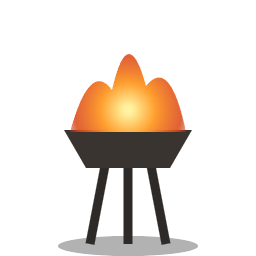
#> input picture assets/cm/brazier.png, 256 x 256 px, found by its file name
$ python make_art.py
#> lines starting #> are read from the running program, lines starting #| are printed output that depends on the picture
"""Pictures made here (assets/cm, nx.*): the cold brazier - Claude and Magic's lit brazier with the fire taken out and
a few dark coals left in the bowl - for the brazier trial; and the traps' own, drawn from nothing: the spike plate
(a worn iron plate pierced with holes), the spikes that spring from it, the dart plate (a flagstone a shade proud of
the floor, a rune on it) and the fire vent (a grate over a red throat) - game/features.py.

    python tools/make_art.py"""
from pathlib import Path

from PIL import Image

CM = Path(__file__).resolve().parents[1] / "assets" / "cm"


def cold_brazier():
    im = Image.open(CM / "brazier.png").convert("RGBA")
#> im is the input picture: PIL image 256x256 RGBA; mean R, G, B, A 26.1, 17.2, 9.2, 45.9
    px = im.load()
    w, h = im.size
#> w = 256; h = 256
    rim = None
    for y in range(h):                                     # (the bowl's rim: the first dark row under the fire)
        for x in range(w):
            r, g, b, a = px[x, y]
            if a > 100 and r < 90 and g < 90 and b < 90 and rim is None:
                rim = y
#> after the loop, rim = 130
    for y in range(h):
        for x in range(w):
            r, g, b, a = px[x, y]
            fire = r > 150 and g > 60 and b < 120 and r > b + 60
            if a and (fire or (rim is not None and y < rim)):
                px[x, y] = (0, 0, 0, 0)
    import random
    rng = random.Random(3)
    if rim is not None:                                    # (coals, cold)
        for _ in range(int(w * 0.6)):
            x = rng.randint(int(w * 0.25), int(w * 0.75))
            y = rim + rng.randint(-2, 2)
            if 0 <= y < h:
                c = rng.randint(28, 52)
                px[x, y] = (c, c - 6, c - 10, 255)
#> this loop made 153 passes
#> y on passes 1 to 12: 132, 130, 132, 131, 129, 132, 131, 129, 132, 128, 130, 130
    im.save(CM / "nx.brazier_cold.png")
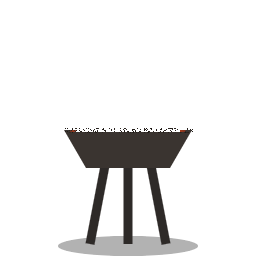
#> saved as nx.brazier_cold.png: PIL image 256x256 RGBA; mean R, G, B, A 5.1, 4.6, 4.3, 25.7; transparent parts drawn white


def _noise(rng, im, amount):
    px = im.load()
    for y in range(im.height):
        for x in range(im.width):
            r, g, b, a = px[x, y]
            if a:
                k = rng.randint(-amount, amount)
                px[x, y] = (max(0, min(255, r + k)), max(0, min(255, g + k)), max(0, min(255, b + k)), a)


def traps():
    import random
    from PIL import ImageDraw
    rng = random.Random(7)
    S = 128
    # the spike plate: iron, riveted, nine holes
    im = Image.new("RGBA", (S, S), (0, 0, 0, 0))
#> im: PIL image 128x128 RGBA; every value is 0
    d = ImageDraw.Draw(im)
    d.rounded_rectangle((6, 6, S - 6, S - 6), 10, fill=(70, 66, 62, 255), outline=(34, 30, 28, 255), width=5)
    d.rounded_rectangle((16, 16, S - 16, S - 16), 6, outline=(92, 86, 80, 255), width=2)
    for i in range(3):
        for j in range(3):
            cx, cy = 34 + i * 30, 34 + j * 30
            d.ellipse((cx - 7, cy - 7, cx + 7, cy + 7), fill=(14, 12, 12, 255))
            d.ellipse((cx - 4, cy - 6, cx + 2, cy - 2), fill=(30, 28, 26, 255))
    for cx, cy in ((12, 12), (S - 12, 12), (12, S - 12), (S - 12, S - 12)):
        d.ellipse((cx - 4, cy - 4, cx + 4, cy + 4), fill=(120, 110, 96, 255))
    _noise(rng, im, 10)
    im.save(CM / "nx.spikeplate.png")
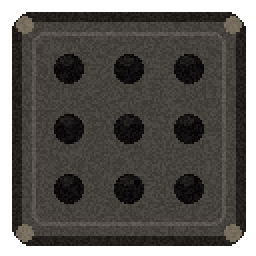
#> saved as nx.spikeplate.png: PIL image 128x128 RGBA (shown 2 times larger); mean R, G, B, A 50.1, 46.8, 43.8, 211.6; transparent parts drawn white
    # the spikes: a row of steel points, standing
    im = Image.new("RGBA", (S, S), (0, 0, 0, 0))
    d = ImageDraw.Draw(im)
    for k in range(7):
        x = 10 + k * 18
        h = rng.randint(80, 116)
        d.polygon([(x - 7, S - 2), (x + 7, S - 2), (x, S - h)], fill=(150, 154, 160, 255))
        d.polygon([(x, S - 2), (x + 7, S - 2), (x, S - h)], fill=(96, 100, 108, 255))
        d.line([(x, S - h), (x - 2, S - h + 18)], fill=(230, 232, 236, 255), width=2)
    im.save(CM / "nx.spikes.png")
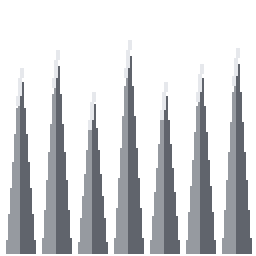
#> saved as nx.spikes.png: PIL image 128x128 RGBA (shown 2 times larger); mean R, G, B, A 41.3, 42.6, 44.9, 84.3; transparent parts drawn white
    # the dart plate: a flagstone a shade proud, a worn rune on it
    im = Image.new("RGBA", (S, S), (0, 0, 0, 0))
    d = ImageDraw.Draw(im)
    d.rounded_rectangle((10, 10, S - 10, S - 10), 8, fill=(104, 98, 90, 255), outline=(52, 48, 44, 255), width=4)
    d.line([(40, 44), (64, 84), (88, 44)], fill=(70, 64, 58, 255), width=4)
    d.line([(64, 30), (64, 98)], fill=(70, 64, 58, 255), width=3)
    _noise(rng, im, 12)
    im.save(CM / "nx.dartplate.png")
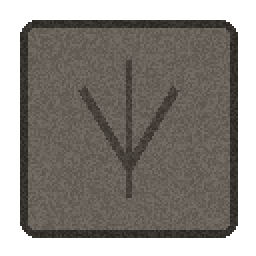
#> saved as nx.dartplate.png: PIL image 128x128 RGBA (shown 2 times larger); mean R, G, B, A 68.6, 64.5, 59.2, 183.9; transparent parts drawn white
    # the fire vent: a grate over a red throat
    im = Image.new("RGBA", (S, S), (0, 0, 0, 0))
    d = ImageDraw.Draw(im)
    d.ellipse((8, 8, S - 8, S - 8), fill=(40, 30, 26, 255), outline=(22, 16, 14, 255), width=5)
    for r, c in ((44, (120, 30, 10, 255)), (32, (190, 60, 14, 255)), (18, (250, 140, 40, 255))):
        d.ellipse((64 - r, 64 - r, 64 + r, 64 + r), fill=c)
    for k in range(-3, 4):
        d.line([(64 + k * 12, 14), (64 + k * 12, S - 14)], fill=(28, 22, 20, 255), width=5)
    d.line([(14, 64), (S - 14, 64)], fill=(28, 22, 20, 255), width=5)
    _noise(rng, im, 8)
    im.save(CM / "nx.vent.png")
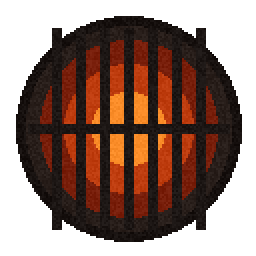
#> saved as nx.vent.png: PIL image 128x128 RGBA (shown 2 times larger); mean R, G, B, A 46.2, 21.2, 11.6, 158; transparent parts drawn white


if __name__ == "__main__":
    cold_brazier()
    traps()
    print("made the brazier and the traps' pictures in", CM)

$ run again, with assets/cm/altar.png copied over assets/cm/brazier.png
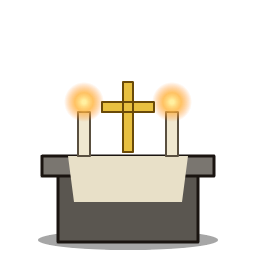
#> input picture assets/cm/altar.png, 256 x 256 px, found by its file name
#> in cold_brazier, im is the input picture: PIL image 256x256 RGBA; mean R, G, B, A 44.9, 39.8, 30.9, 68
#> after the loop in cold_brazier, `for y in range(h):                                     # (the bowl's r..`: rim = 154
#> the loop in cold_brazier, `for _ in range(int(w * 0.6)):` made 153 passes
#> y on passes 1 to 8: 156, 154, 156, 155, 153, 156, 155, 153
#> in cold_brazier, `im.save(CM / "nx.brazier_cold.png")`:
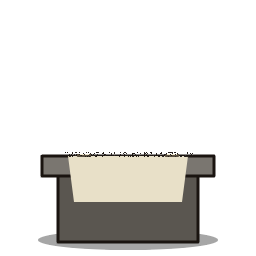
#> saved as nx.brazier_cold.png: PIL image 256x256 RGBA; mean R, G, B, A 28.9, 27.7, 25.1, 54.1; transparent parts drawn white
#> im: PIL image 128x128 RGBA; every value is 0

$ run again, with assets/cm/bones.png copied over assets/cm/brazier.png
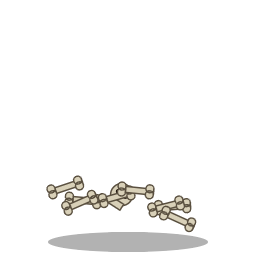
#> input picture assets/cm/bones.png, 256 x 256 px, found by its file name
#> in cold_brazier, im is the input picture: PIL image 256x256 RGBA; mean R, G, B, A 6.7, 6.3, 5.4, 13.5
#> after the loop in cold_brazier, `for y in range(h):                                     # (the bowl's r..`: rim = 178
#> the loop in cold_brazier, `for _ in range(int(w * 0.6)):` made 153 passes
#> y on passes 1 to 8: 180, 178, 180, 179, 177, 180, 179, 177
#> in cold_brazier, `im.save(CM / "nx.brazier_cold.png")`:
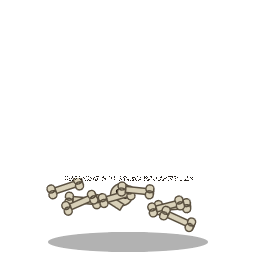
#> saved as nx.brazier_cold.png: PIL image 256x256 RGBA; mean R, G, B, A 6.7, 6.3, 5.4, 14; transparent parts drawn white
#> im: PIL image 128x128 RGBA; every value is 0
